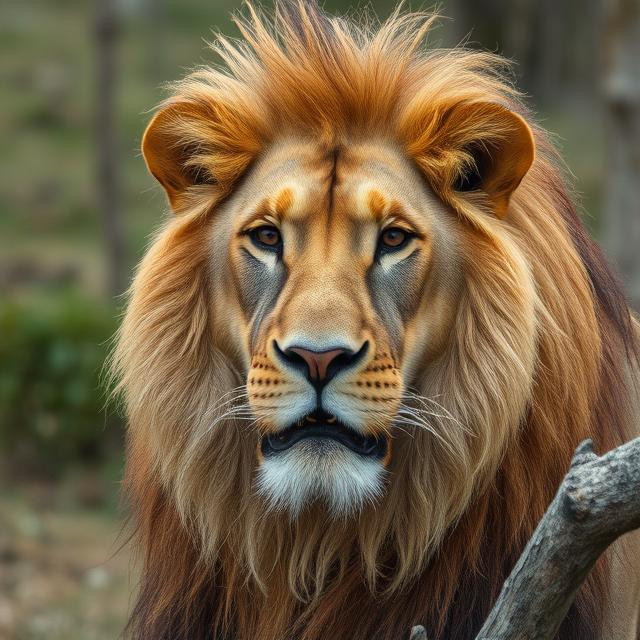
//> input picture data/images/lion.jpg, 640 x 640 px
$ ./p4_contours data/images/lion.jpg   (built with g++ and OpenCV 4)
//> lines starting //> are read from the running program, lines starting //| are printed output that depends on the picture; after the words box and inside, x2 and y2 are one past the last pixel; in counts of white or black regions, pixels touching at a corner belong together
#include <opencv2/core.hpp>
#include <opencv2/highgui.hpp>
#include <opencv2/videoio.hpp>
#include <opencv2/imgproc.hpp>
#include <iostream>

int main(int argc, char** argv) {

    if(argc<2)
    {
        std::cerr << "Usage: " << argv[0] << " <input_image>" << std::endl;
        return -1;
    }

    // read image
    cv::Mat image = cv::imread(argv[1]);
//> image is the input picture: 640 rows x 640 cols, CV_8UC3; mean B, G, R 69.5, 96.8, 114.6

    // check image
    if (image.empty()) {
        std::cerr << "Could not open or find the image!" << std::endl;
        return -1;
    }

    cv::imshow("Image", image);

    // convert to hsv
    cv::Mat hsv_image;
    cv::cvtColor(image, hsv_image, cv::COLOR_BGR2HSV);
//> hsv_image: 640 rows x 640 cols, CV_8UC3; mean H, S, V 25.3, 105, 116.5

    do
    {

        // range of colors HSV
        cv::Mat thresh_color;
        static int h0=0, h1=255, s0=15, s1=255, v0=0, v1=255;
        cv::inRange(hsv_image, cv::Scalar(h0,s0,v0), cv::Scalar(h1,s1,v1), thresh_color);
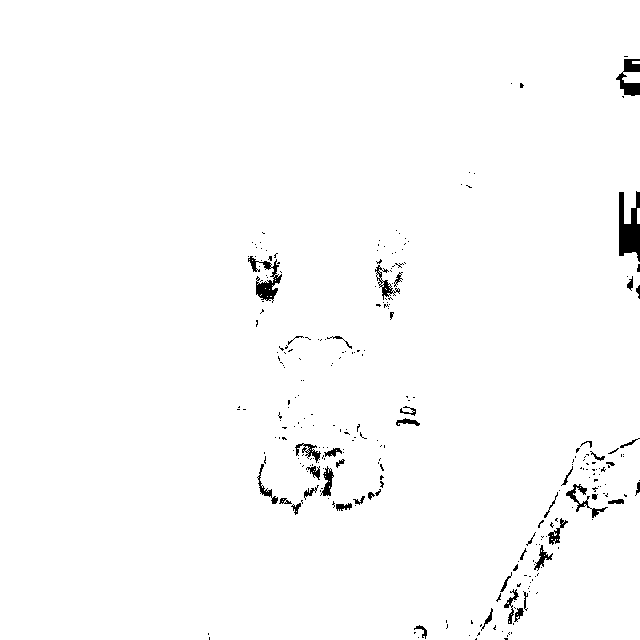
//> thresh_color: 640 rows x 640 cols, CV_8UC1; 98.5% white; 277 black regions (231 under 20 px)

        cv::imshow("Range HSV", thresh_color);

        cv::createTrackbar("Hue low", "Range HSV", nullptr, 180, [](int pos, void* data){h0 = pos;});
        cv::createTrackbar("Hue high", "Range HSV", nullptr, 180, [](int pos, void* data){h1 = pos;});
        cv::createTrackbar("Saturation low", "Range HSV", nullptr, 255, [](int pos, void* data){s0 = pos;});
        cv::createTrackbar("Saturation high", "Range HSV", nullptr, 255, [](int pos, void* data){s1 = pos;});
        cv::createTrackbar("Value low", "Range HSV", nullptr, 255, [](int pos, void* data){v0 = pos;});
        cv::createTrackbar("Value high", "Range HSV", nullptr, 255, [](int pos, void* data){v1 = pos;});

        // detect contours
        std::vector<std::vector<cv::Point>> contours;
        cv::findContours(thresh_color, contours, cv::RETR_LIST, cv::CHAIN_APPROX_NONE);
//> contours = 495 contours, 430 with area under 20; largest, box (x1, y1, x2, y2) and area: (0, 0, 640, 640) 406613, (255, 273, 283, 302) 422, (565, 483, 591, 513) 268, (321, 465, 335, 497) 237, (533, 544, 554, 571) 194

        cv::Mat contours_image = image.clone();
        cv::drawContours(contours_image, contours, -1, cv::Scalar(0,0,0), 2);
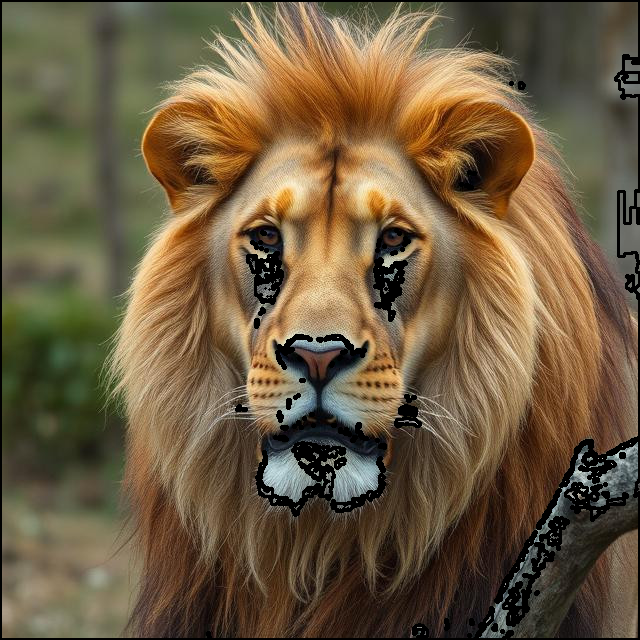
//> contours_image: 640 rows x 640 cols, CV_8UC3; 4.97% of pixels changed, all inside (x1, y1, x2, y2) = (0, 0, 640, 640)
        cv::imshow("All contours", contours_image);

        // look for squares
        cv::Mat contours_squares = image.clone();
        const int n_sides = 4;
        for(size_t i=0; i<contours.size(); i++)
        {
            const auto &contour = contours[i];

            if(contour.size()<20) continue;

            std::vector<cv::Point> approx;
            cv::approxPolyDP(contour, approx, contour.size()*0.04, true);
            if(approx.size()==n_sides)
            {
                //cv::drawContours(contours_squares, contours, i, cv::Scalar(0,255,0), 2);

                std::vector<std::vector<cv::Point>> contours_poly = {approx};
                cv::drawContours(contours_squares, contours_poly, 0, cv::Scalar(0,0,0), 2);
            }
        }
//> this loop made 495 passes
//> approx on pass 31: 3 Points (x, y): [491, 607], [492, 619], [482, 629]
//> contour on passes 21, 24, 25: 2 Points (x, y): [509, 621], [509, 622], 1 Point (x, y): [517, 614], 1 Point (x, y): [511, 614]
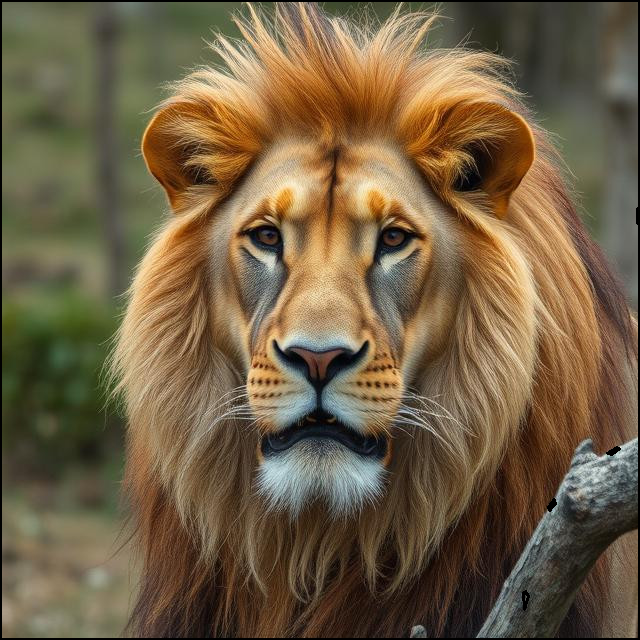
//> contours_squares: 640 rows x 640 cols, CV_8UC3; 1.32% of pixels changed, all inside (x1, y1, x2, y2) = (0, 0, 640, 640)
        cv::imshow("Contours Squares", contours_squares);

    }while(cv::waitKey(10)!=27);


    return 0;
}

$ run again, on data/images/penguin.jpg
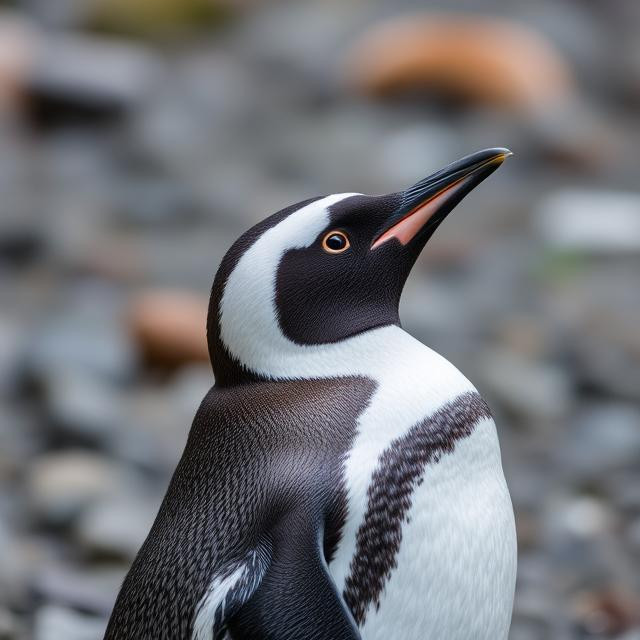
//> input picture data/images/penguin.jpg, 640 x 640 px
//> image is the input picture: 640 rows x 640 cols, CV_8UC3; mean B, G, R 119.8, 115.6, 115
//> hsv_image: 640 rows x 640 cols, CV_8UC3; mean H, S, V 94.4, 32.9, 124.4
//> `cv::inRange(hsv_image, cv::Scalar(h0,s0,v0), cv::Scalar(h1,s1,v1), thr..`:
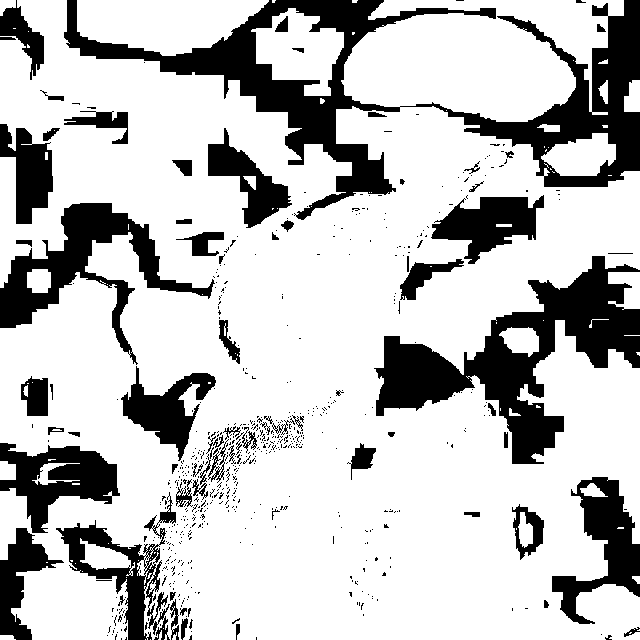
//> thresh_color: 640 rows x 640 cols, CV_8UC1; 75.9% white; 632 black regions (560 under 20 px)
//> contours = 1224 contours, 1105 with area under 20; largest, box (x1, y1, x2, y2) and area: (0, 0, 640, 640) 307264, (77, 0, 269, 56) 7605, (251, 8, 344, 96) 4786, (430, 194, 545, 265) 4306, (120, 365, 217, 462) 3779
//> contours_image: 640 rows x 640 cols, CV_8UC3; 15.47% of pixels changed, all inside (x1, y1, x2, y2) = (0, 0, 640, 640)
//> the loop `for(size_t i=0; i<contours.size(); i++)` made 1224 passes
//> approx on passes 4, 111, 164, 581, 627: 4 Points (x, y): [0, 635], [0, 639], [15, 639], [12, 635], 2 Points (x, y): [95, 580], [112, 580], 3 Points (x, y): [160, 560], [148, 608], [145, 591], 4 Points (x, y): [0, 461], [0, 479], [15, 479], [15, 464], 3 Points (x, y): [216, 453], [219, 460], [208, 477]
//> after the loop `for(size_t i=0; i<contours.size(); i++)`:
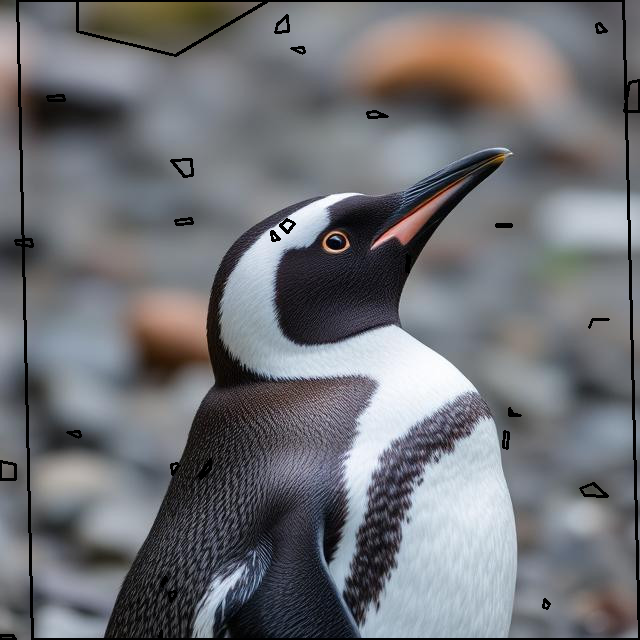
//> contours_squares: 640 rows x 640 cols, CV_8UC3; 2.36% of pixels changed, all inside (x1, y1, x2, y2) = (0, 0, 640, 640)

$ run again, on data/images/tucan.jpg
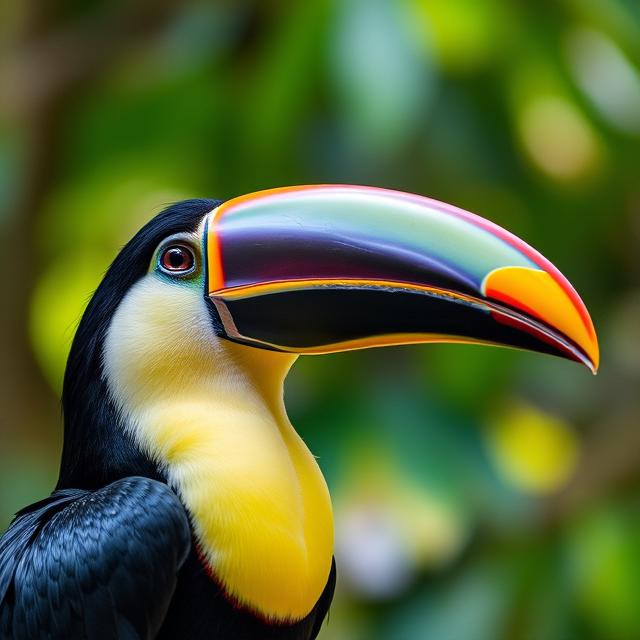
//> input picture data/images/tucan.jpg, 640 x 640 px
//> image is the input picture: 640 rows x 640 cols, CV_8UC3; mean B, G, R 53.3, 102.1, 87.6
//> hsv_image: 640 rows x 640 cols, CV_8UC3; mean H, S, V 56.7, 161.4, 111.9
//> `cv::inRange(hsv_image, cv::Scalar(h0,s0,v0), cv::Scalar(h1,s1,v1), thr..`:
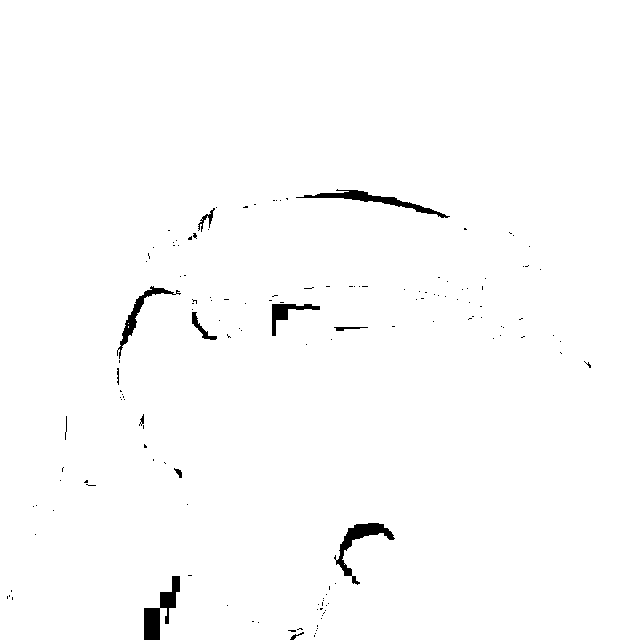
//> thresh_color: 640 rows x 640 cols, CV_8UC1; 98.9% white; 144 black regions (131 under 20 px)
//> contours = 176 contours, 159 with area under 20; largest, box (x1, y1, x2, y2) and area: (0, 0, 640, 640) 407732, (295, 188, 451, 219) 1030, (335, 522, 396, 577) 914, (117, 285, 177, 360) 696, (271, 303, 321, 337) 543
//> contours_image: 640 rows x 640 cols, CV_8UC3; 3.33% of pixels changed, all inside (x1, y1, x2, y2) = (0, 0, 640, 640)
//> the loop `for(size_t i=0; i<contours.size(); i++)` made 176 passes
//> approx on passes 58, 89, 175, 176: 2 Points (x, y): [66, 415], [66, 432], 3 Points (x, y): [333, 327], [368, 327], [343, 331], 3 Points (x, y): [295, 197], [357, 189], [450, 216], 4 Points (x, y): [0, 0], [0, 639], [639, 639], [639, 0]
//> after the loop `for(size_t i=0; i<contours.size(); i++)`:
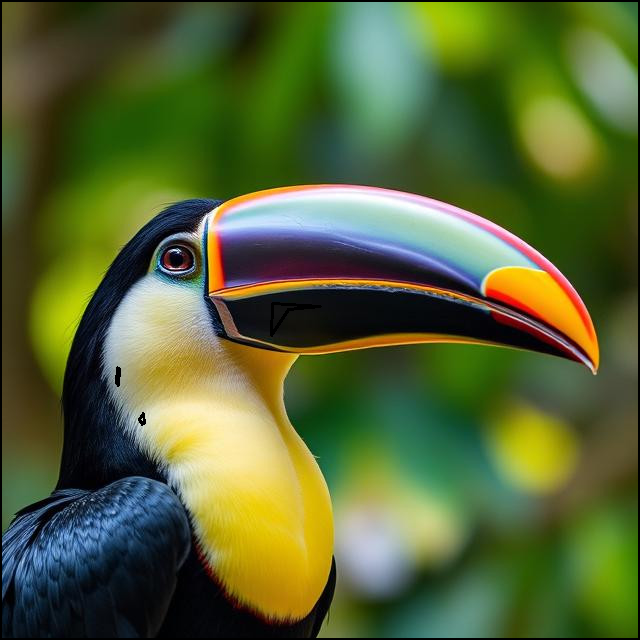
//> contours_squares: 640 rows x 640 cols, CV_8UC3; 1.38% of pixels changed, all inside (x1, y1, x2, y2) = (0, 0, 640, 640)

$ run again, on data/images/turtle.jpg
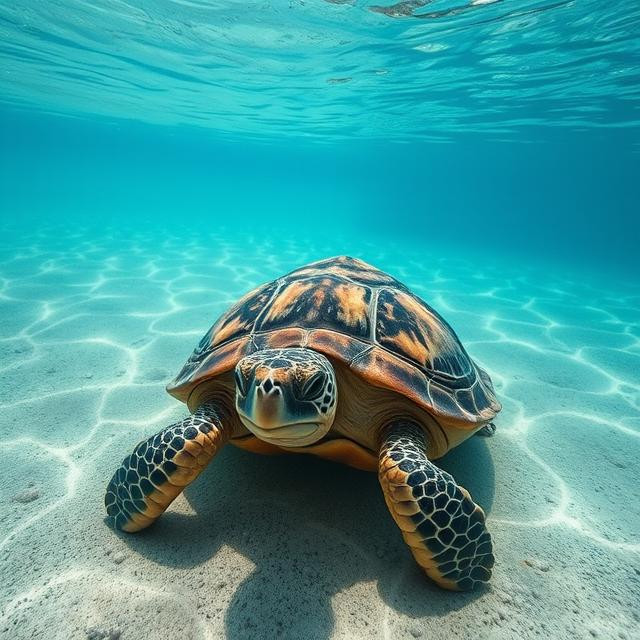
//> input picture data/images/turtle.jpg, 640 x 640 px
//> image is the input picture: 640 rows x 640 cols, CV_8UC3; mean B, G, R 157, 156.4, 69.4
//> hsv_image: 640 rows x 640 cols, CV_8UC3; mean H, S, V 81, 150.7, 164.2
//> `cv::inRange(hsv_image, cv::Scalar(h0,s0,v0), cv::Scalar(h1,s1,v1), thr..`:
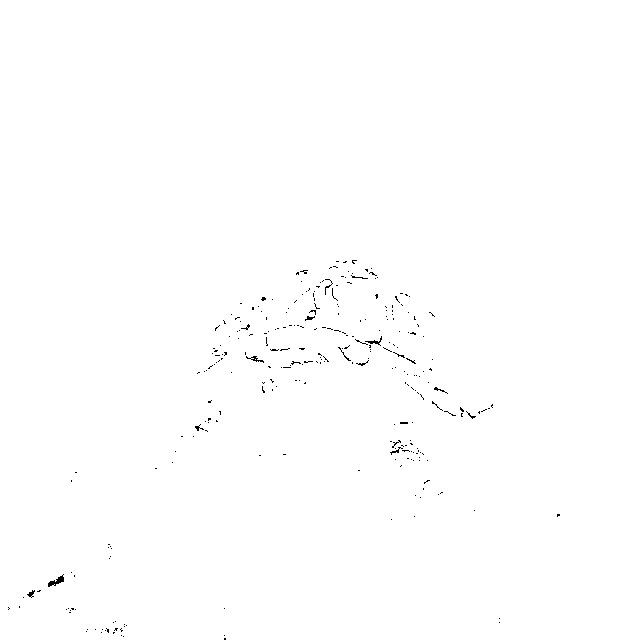
//> thresh_color: 640 rows x 640 cols, CV_8UC1; 99.7% white; black in thin lines or dots, all inside (x1, y1, x2, y2) = (8, 260, 560, 640)
//> contours = 414 contours, 394 with area under 20; largest, box (x1, y1, x2, y2) and area: (0, 0, 640, 640) 408316, (47, 574, 65, 588) 106, (364, 335, 383, 346) 66, (250, 355, 265, 364) 54, (26, 589, 36, 598) 37
//> contours_image: 640 rows x 640 cols, CV_8UC3; 3.45% of pixels changed, all inside (x1, y1, x2, y2) = (0, 0, 640, 640)
//> the loop `for(size_t i=0; i<contours.size(); i++)` made 414 passes
//> approx on passes 394, 414: 3 Points (x, y): [351, 276], [368, 278], [352, 278], 4 Points (x, y): [0, 0], [0, 639], [639, 639], [639, 0]
//> after the loop `for(size_t i=0; i<contours.size(); i++)`:
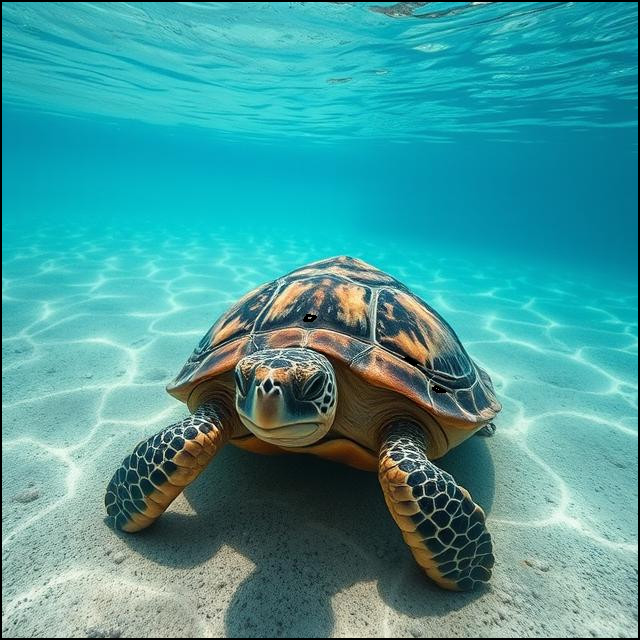
//> contours_squares: 640 rows x 640 cols, CV_8UC3; 1.3% of pixels changed, all inside (x1, y1, x2, y2) = (0, 0, 640, 640)
